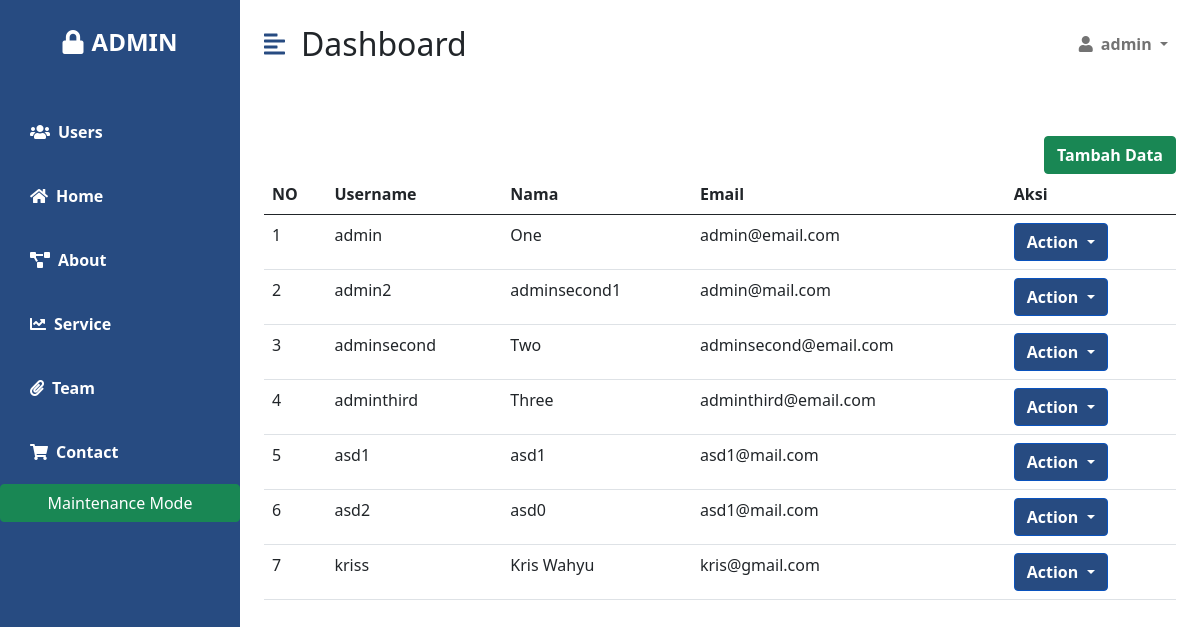
/admin/admin-user.php (signed in), run on the app's committed database.
### tables this page shows
CREATE TABLE `user` (
  `username` varchar(18) NOT NULL,
  `nama` varchar(128) NOT NULL,
  `email` varchar(128) NOT NULL,
  `password` varchar(32) NOT NULL
);

### admin/admin-user.php (the view, shortened to what this page needs)
<?php include("admin-header.php"); ?>
<div class="container-fluid px-4">
    <div class="row my-5">
        <div class="card-content">
            <div class="col-lg ">
                <a href="admin-user-add.php" class="btn btn-success float-end fw-bold">Tambah Data</a>
            </div>
        </div>
        <div class="table">
            <table class="table">
                <thead class="thead-dark">
                    <tr>
                        <th>NO</th>
                        <th>Username</th>
                        <th>Nama</th>
                        <th>Email</th>
                        <th>Aksi</th>
                    </tr>
                </thead>
                <tbody>
                    <?php
                    include("../config.php");
                    $num = 0;
                    $sql = "SELECT username,nama,email FROM user";
                    $hasil = mysqli_query($conn, $sql) or exit("Error query: <b>" . $sql . "</b>.");
                    while ($data = mysqli_fetch_assoc($hasil)) {
                        $num++;
                    ?>
                        <tr>
                            <td><?php echo $num ?></td>
                            <td><?php echo $data['username']; ?></td>
                            <td><?php echo $data['nama']; ?></td>
                            <td><?php echo $data['email']; ?></td>
                            <td>
                                <div class="dropdown show">
                                    <a class="btn btn-primary dropdown-toggle me-1" type="button" id="dropdownMenuButton" data-bs-toggle="dropdown" aria-haspopup="true" aria-expanded="false">
                                        Action
                                    </a>
                                </div>
                            </td>
                        </tr>
                    <?php
                    }
                    ?>
                </tbody>
            </table>
        </div>
    </div>
</div>
</div>
</div>
</body>
</html>

### admin/admin.css (style rules this page uses)
:root { --main-bg-color: #274b81; --main-text-color: #ffffff; --second-text-color: #ffffff; --second-bg-color: #ffffff; }
.btn-primary { background-color: #274b81 !important; font-weight: bold; }

### data on the page
user: username "admin", nama "One", email "admin@email.com"
user: username "admin2", nama "adminsecond1", email "admin@mail.com"
user: username "adminsecond", nama "Two", email "adminsecond@email.com"
user: username "adminthird", nama "Three", email "adminthird@email.com"
user: username "asd1", nama "asd1", email "asd1@mail.com"
user: username "asd2", nama "asd0", email "asd1@mail.com"
user: username "kriss", nama "Kris Wahyu", email "kris@gmail.com"

### other printed values
$_SESSION['username'] "admin"
